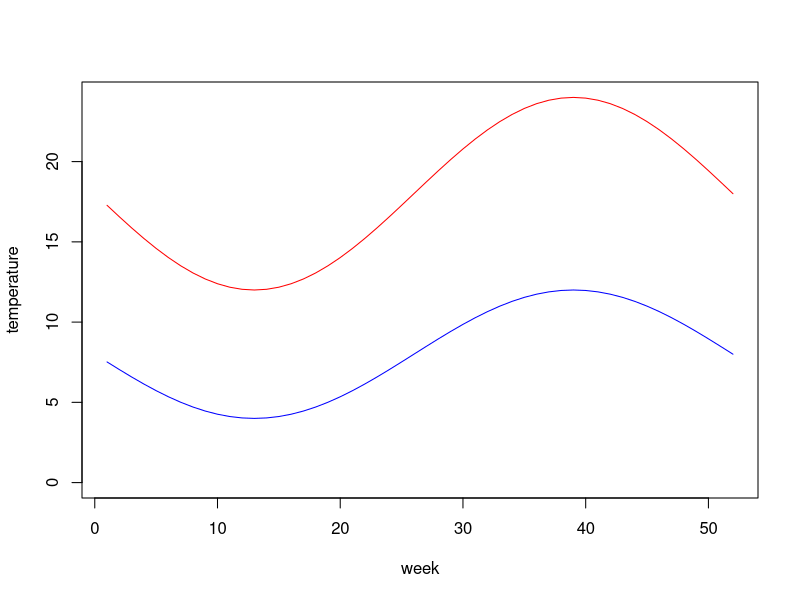
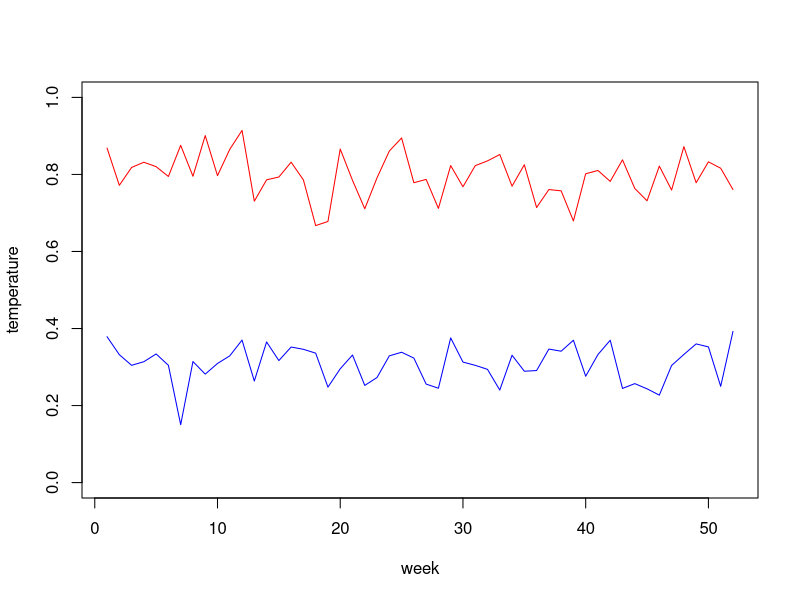
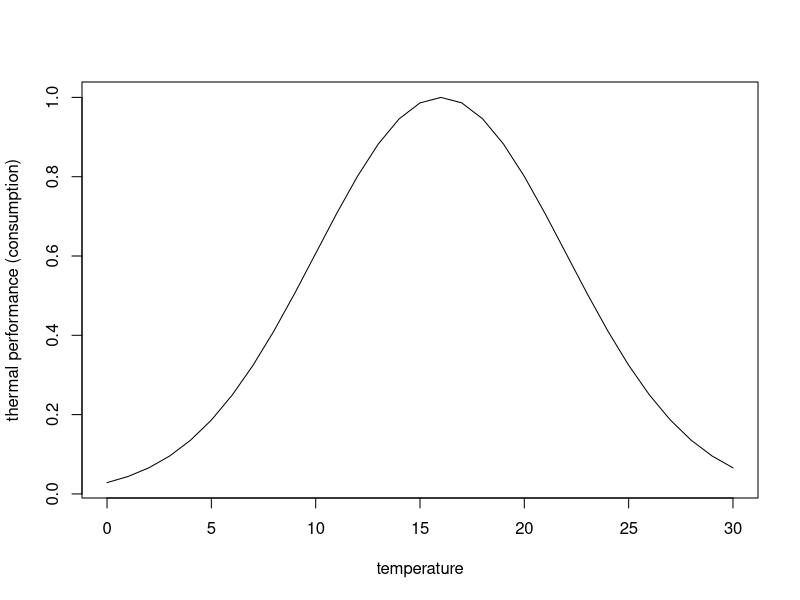

These figures' R source, in order: (Note: this script raises an error after producing the figures.)
# =============================================================================
# Two-Patch Individual-Based Model: Migratory Strategy & Population Dynamics
# =============================================================================
# Framework:
#   Patch 1 (warm/productive): high temperature, high food availability
#   Patch 2 (cold/unproductive): low temperature, low food availability
#
# Three migratory strategies are compared:
#   "resident_warm"  – remains in warm patch year-round
#   "resident_cold"  – remains in cold patch year-round
#   "migrant"        – moves to warm patch in summer, cold patch in winter
#
# Growth follows a simplified bioenergetics model:
#   delta_W = consumption(T, F, W) - respiration(T, W)
# Fecundity scales with body mass. Survival is size- and condition-dependent.
# =============================================================================

library(tidyverse)
library(ggplot2)

set.seed(42)

# -----------------------------------------------------------------------------
# 1. Global parameters
# -----------------------------------------------------------------------------

params <- list(
  
  # Simulation
  n_individuals  = 200,        # individuals per strategy
  n_timesteps    = 52,        # weekly time steps (~10 years)
  dt             = 1,          # time step (weeks)
  
  # Patch environment --------------------------------------------------------
  # Warm patch: seasonal temperature oscillation around a warm mean
  T_warm_mean    = 18,         # deg C, mean annual temperature
  T_warm_amp     = 6,          # seasonal amplitude
  F_warm_mean    = 0.8,        # food availability [0,1], mean
  F_warm_sd      = 0.05,       # stochastic noise on food
  
  # Cold patch
  T_cold_mean    = 8,
  T_cold_amp     = 4,
  F_cold_mean    = 0.3,
  F_cold_sd      = 0.05,
  
  # Bioenergetics ------------------------------------------------------------
  # Consumption: C = Cmax(T) * F * W^alpha
  Cmax_ref       = 0.06,       # max mass-specific consumption at T_opt (per week)
  T_opt          = 16,         # optimum temperature for consumption (deg C)
  T_sigma        = 6,          # thermal breadth (deg C)
  alpha          = 0.80,       # allometric exponent for consumption
  # Respiration: R = r0 * exp(r1 * T) * W^beta
  r0             = 0.012,      # baseline respiration coefficient
  r1             = 0.07,       # temperature sensitivity of respiration
  beta           = 0.75,       # allometric exponent for respiration

  # Movement cost ------------------------------------------------------------
  # Deducted from expected net growth in the alternative patch before
  # the patch comparison is made. The fish only moves if:
  #   net_growth(alt_patch) - move_cost*W  >  net_growth(current_patch)
  move_cost      = 0.02,       # proportion of body mass lost per move event
  
  # Life history -------------------------------------------------------------
  W_init_mean    = 10,         # initial body mass (g), mean
  W_init_sd      = 2,          # variation in initial mass
  W_maturity     = 80,         # mass threshold for maturation (g)
  fecundity_a    = 0.8,        # fecundity = fecundity_a * W^fecundity_b
  fecundity_b    = 1.2,
  # Survival: logistic function of condition factor (K = W / W_expected(age))
  surv_base      = 0.995,      # baseline weekly survival
  surv_size_coef = 0.002,      # additional survival benefit per gram above threshold
  W_surv_thresh  = 30,         # mass threshold below which size penalty applies
  # Density dependence: applied to recruitment (Beverton-Holt)
  BH_alpha       = 0.8,        # max per-capita recruitment rate
  BH_beta        = 0.002,      # density-dependence scaling
  
  # Migration phenology (week of year) ---------------------------------------
  # Migrants move to warm patch at week 14 (spring) and back at week 40 (autumn)
  migrate_to_warm  = 14,
  migrate_to_cold  = 40
)

# -----------------------------------------------------------------------------
# 2. Environment functions
# -----------------------------------------------------------------------------

# Patch temperature at time t (week)
patch_temperature <- function(t, patch, p) {
  week_of_year <- (t - 1) %% 52 + 1
  phase <- 2 * pi * (week_of_year - 26) / 52  # peak in summer (~week 26)
  if (patch == "warm") {
    p$T_warm_mean + p$T_warm_amp * sin(phase)
  } else {
    p$T_cold_mean + p$T_cold_amp * sin(phase)
  }
}

# plot warm/cold patch temperatures through time
plot(patch_temperature(c(1:52), "warm", params) ~ c(1:52), type = "l", col = "red", xlab = "week", ylab = "temperature", ylim = c(0,24))
lines(patch_temperature(c(1:52), "cold", params) ~ c(1:52), type = "l", col = "blue")


# Patch food availability at time t (stochastic)
patch_food <- function(patch, p) {
  if (patch == "warm") {
    max(0, min(1, rnorm(1, p$F_warm_mean, p$F_warm_sd)))
  } else {
    max(0, min(1, rnorm(1, p$F_cold_mean, p$F_cold_sd)))
  }
}

# plot warm/cold patch food availability through time
plot(replicate(n = 52, patch_food("warm", params)) ~ c(1:52), type = "l", col = "red", xlab = "week", ylab = "temperature", ylim = c(0,1))
lines(replicate(n = 52, patch_food("cold", params)) ~ c(1:52), type = "l", col = "blue")


# -----------------------------------------------------------------------------
# 3. Bioenergetics functions
# -----------------------------------------------------------------------------

# Gaussian thermal performance curve for consumption
thermal_scalar <- function(T, T_opt, T_sigma) {
  exp(-0.5 * ((T - T_opt) / T_sigma)^2)
}
plot(thermal_scalar(seq(from = 0, to = 30, by = 1), params$T_opt, params$T_sigma) ~ seq(from = 0, to = 30, by = 1), type = "l", xlab = "temperature", ylab = "thermal performance (consumption)")


# Net weekly growth in grams
net_growth <- function(W, T, F_avail, p) {
  Cmax  <- p$Cmax_ref * thermal_scalar(T, p$T_opt, p$T_sigma)
  C     <- Cmax * F_avail * (W ^ p$alpha)        # gross consumption (g/week)
  R     <- p$r0 * exp(p$r1 * T) * (W ^ p$beta)   # respiration (g/week)
  C - R                                            # net somatic growth
}



# -----------------------------------------------------------------------------
# 4. Energetics-based patch choice
# -----------------------------------------------------------------------------
# For "optimal_mover" fish: evaluate expected net growth in both patches,
# penalise the *alternative* patch by the movement cost, then choose the
# patch with higher post-cost expected growth.
#
# Arguments:
#   current_patch  – the patch the fish currently occupies ("warm"/"cold")
#   W              – current body mass of the individual (g)
#   T_warm, T_cold – this time-step temperatures for each patch
#   F_warm, F_cold – this time-step food levels for each patch
#   p              – parameter list
#
# Returns:
#   list(patch = chosen patch, moved = logical)

choose_patch <- function(current_patch, W, T_warm, T_cold, F_warm, F_cold, p) {
  
  g_warm <- net_growth(W, T_warm, F_warm, p)
  g_cold <- net_growth(W, T_cold, F_cold, p)
  
  # Apply movement cost to whichever patch is *not* the current one
  if (current_patch == "warm") {
    g_cold_net <- g_cold - p$move_cost * W   # cost of leaving warm
    g_warm_net <- g_warm                      # staying: no cost
    if (g_cold_net > g_warm_net) {
      return(list(patch = "cold", moved = TRUE))
    } else {
      return(list(patch = "warm", moved = FALSE))
    }
  } else {
    g_warm_net <- g_warm - p$move_cost * W   # cost of leaving cold
    g_cold_net <- g_cold
    if (g_warm_net > g_cold_net) {
      return(list(patch = "warm", moved = TRUE))
    } else {
      return(list(patch = "cold", moved = FALSE))
    }
  }
}



# -----------------------------------------------------------------------------
# 5. IBM: simulate one cohort under a given strategy
# -----------------------------------------------------------------------------
# The loop is now individual-level for "optimal_mover" fish because each
# fish may independently be in a different patch at any time step.
# Residents are vectorised as before (all fish share the same patch).

simulate_strategy <- function(strategy, p) {
  
  n  <- p$n_individuals
  dt <- p$dt
  
  # Initialize individuals
  fish <- data.frame(
    id      = 1:n,
    W       = pmax(1, rnorm(n, p$W_init_mean, p$W_init_sd)),
    age     = 0,
    alive   = TRUE,
    mature  = FALSE,
    patch   = ifelse(strategy == "resident_cold", "cold", "warm")
  )
  
  results <- vector("list", p$n_timesteps)
  
  for (t in seq_len(p$n_timesteps)) {
    
    alive_idx    <- which(fish$alive)
    if (length(alive_idx) == 0) break
    week_of_year <- (t - 1) %% 52 + 1
    
    # --- Sample patch environments for this time step -----------------------
    T_warm <- patch_temperature(t, "warm", p)
    T_cold <- patch_temperature(t, "cold", p)
    F_warm <- patch_food("warm", p)
    F_cold <- patch_food("cold", p)
    
    # --- Patch assignment & growth update -----------------------------------
    
    if (strategy == "resident_warm") {
      # All fish stay in warm patch; vectorised update
      fish$patch[alive_idx] <- "warm"
      dW <- net_growth(fish$W[alive_idx], T_warm, F_warm, p)
      fish$W[alive_idx] <- pmax(0.1, fish$W[alive_idx] + dW * dt)
      n_moved   <- 0
      prop_warm <- 1
      
    } else if (strategy == "resident_cold") {
      fish$patch[alive_idx] <- "cold"
      dW <- net_growth(fish$W[alive_idx], T_cold, F_cold, p)
      fish$W[alive_idx] <- pmax(0.1, fish$W[alive_idx] + dW * dt)
      n_moved   <- 0
      prop_warm <- 0
      
    } else {
      # optimal_mover: each fish independently chooses its patch --------------
      # Pre-compute expected growth in each patch for every fish mass
      # (vectorised over W; movement cost applied inside choose_patch loop)
      moved <- logical(length(alive_idx))
      
      for (i in seq_along(alive_idx)) {
        idx    <- alive_idx[i]
        choice <- choose_patch(
          current_patch = fish$patch[idx],
          W       = fish$W[idx],
          T_warm  = T_warm, T_cold = T_cold,
          F_warm  = F_warm, F_cold = F_cold,
          p       = p
        )
        moved[i]         <- choice$moved
        fish$patch[idx]  <- choice$patch
      }
      
      # Apply growth conditional on chosen patch
      in_warm <- alive_idx[fish$patch[alive_idx] == "warm"]
      in_cold <- alive_idx[fish$patch[alive_idx] == "cold"]
      
      if (length(in_warm) > 0) {
        dW_warm <- net_growth(fish$W[in_warm], T_warm, F_warm, p)
        # Subtract movement cost for fish that just moved into warm patch
        moved_to_warm <- alive_idx[moved & fish$patch[alive_idx] == "warm"]
        dW_warm[in_warm %in% moved_to_warm] <-
          dW_warm[in_warm %in% moved_to_warm] - p$move_cost * fish$W[moved_to_warm]
        fish$W[in_warm] <- pmax(0.1, fish$W[in_warm] + dW_warm * dt)
      }
      if (length(in_cold) > 0) {
        dW_cold <- net_growth(fish$W[in_cold], T_cold, F_cold, p)
        moved_to_cold <- alive_idx[moved & fish$patch[alive_idx] == "cold"]
        dW_cold[in_cold %in% moved_to_cold] <-
          dW_cold[in_cold %in% moved_to_cold] - p$move_cost * fish$W[moved_to_cold]
        fish$W[in_cold] <- pmax(0.1, fish$W[in_cold] + dW_cold * dt)
      }
      
      n_moved   <- sum(moved)
      prop_warm <- mean(fish$patch[alive_idx] == "warm")
    }
    
    # --- Maturation ---------------------------------------------------------
    fish$mature[alive_idx] <- fish$W[alive_idx] >= p$W_maturity
    
    # --- Survival -----------------------------------------------------------
    surv_prob <- p$surv_base +
      p$surv_size_coef * pmax(0, fish$W[alive_idx] - p$W_surv_thresh)
    surv_prob <- pmin(surv_prob, 0.9999)
    survived  <- runif(length(alive_idx)) < surv_prob
    fish$alive[alive_idx[!survived]] <- FALSE
    
    # --- Age ----------------------------------------------------------------
    fish$age[alive_idx] <- fish$age[alive_idx] + dt
    
    # --- Reproduction (week 26 each year) -----------------------------------
    total_recruits <- 0
    if (week_of_year == 26) {
      mature_alive <- which(fish$alive & fish$mature)
      if (length(mature_alive) > 0) {
        eggs_per_fish  <- p$fecundity_a * (fish$W[mature_alive] ^ p$fecundity_b)
        total_eggs     <- sum(eggs_per_fish)
        total_recruits <- round(
          (p$BH_alpha * total_eggs) / (1 + p$BH_beta * total_eggs)
        )
      }
    }
    
    # --- Summary record -----------------------------------------------------
    alive_fish   <- fish[fish$alive, ]
    n_alive      <- nrow(alive_fish)
    results[[t]] <- data.frame(
      t              = t,
      week_of_year   = week_of_year,
      strategy       = strategy,
      n_alive        = n_alive,
      mean_W         = if (n_alive > 0) mean(alive_fish$W) else NA,
      sd_W           = if (n_alive > 0) sd(alive_fish$W)   else NA,
      mean_age       = if (n_alive > 0) mean(alive_fish$age) else NA,
      prop_mature    = if (n_alive > 0) mean(alive_fish$mature) else NA,
      total_recruits = total_recruits,
      T_warm         = T_warm,
      T_cold         = T_cold,
      F_warm         = F_warm,
      F_cold         = F_cold,
      prop_in_warm   = if (strategy == "optimal_mover") prop_warm else
        as.numeric(strategy == "resident_warm"),
      n_moved        = n_moved
    )
  }
  
  bind_rows(results)
}


# -----------------------------------------------------------------------------
# 6. Run simulation across all three strategies
# -----------------------------------------------------------------------------

cat("Running simulations...\n")
strategies  <- c("optimal_mover")
sim_results <- map_dfr(strategies, ~ {
  cat("  Strategy:", .x, "\n")
  simulate_strategy(.x, params)
})

# Rolling mean for smoother body-mass plot
sim_results <- sim_results %>%
  group_by(strategy) %>%
  arrange(t) %>%
  mutate(mean_W_smooth = zoo::rollmean(mean_W, k = 4, fill = NA,
                                       align = "right")) %>%
  ungroup()

# -----------------------------------------------------------------------------
# 7. Derived population metrics
# -----------------------------------------------------------------------------

annual_census <- sim_results %>%
  filter(week_of_year == 52) %>%
  mutate(year = ceiling(t / 52))

r_estimates <- sim_results %>%
  filter(n_alive > 0) %>%
  group_by(strategy) %>%
  summarise(
    r_estimate         = coef(lm(log(n_alive) ~ t))[2],
    mean_final_W       = mean(tail(mean_W[!is.na(mean_W)], 52)),
    mean_prop_mature   = mean(prop_mature, na.rm = TRUE),
    total_recruitment  = sum(total_recruits, na.rm = TRUE),
    .groups = "drop"
  )

cat("\n--- Population-level summary ---\n")
print(r_estimates)

# -----------------------------------------------------------------------------
# 8. Visualization
# -----------------------------------------------------------------------------

theme_fish <- theme_minimal(base_size = 12) +
  theme(
    panel.grid.minor = element_blank(),
    strip.text       = element_text(face = "bold"),
    legend.position  = "bottom",
    plot.title       = element_text(face = "bold"),
    plot.subtitle    = element_text(color = "grey50")
  )

strategy_colors <- c(
  "resident_warm" = "#D85A30",
  "resident_cold" = "#185FA5",
  "optimal_mover" = "#1D9E75"
)

strategy_labels <- c(
  "resident_warm" = "Resident (warm)",
  "resident_cold" = "Resident (cold)",
  "optimal_mover" = "Optimal mover"
)

# --- Plot 1: Mean body mass over time ---------------------------------------
p1 <- ggplot(sim_results,
             aes(x = t / 52, y = mean_W_smooth, color = strategy)) +
  geom_line(linewidth = 0.9, na.rm = TRUE) +
  geom_vline(xintercept = 1:10, linetype = "dashed",
             color = "grey80", linewidth = 0.3) +
  scale_color_manual(values = strategy_colors, labels = strategy_labels) +
  labs(title    = "Mean body mass over time",
       subtitle = "Rolling 4-week average",
       x = "Year", y = "Mean body mass (g)", color = NULL) +
  theme_fish

# --- Plot 2: Population abundance -------------------------------------------
p2 <- ggplot(sim_results, aes(x = t / 52, y = n_alive, color = strategy)) +
  geom_line(linewidth = 0.8, alpha = 0.85) +
  scale_color_manual(values = strategy_colors, labels = strategy_labels) +
  labs(title    = "Population abundance over time",
       subtitle = "Individuals alive per strategy",
       x = "Year", y = "N individuals", color = NULL) +
  theme_fish

# --- Plot 3: Annual census body mass ----------------------------------------
p3 <- ggplot(annual_census,
             aes(x = year, y = mean_W, color = strategy)) +
  geom_point(size = 2.5) +
  geom_line(linewidth = 0.8) +
  scale_color_manual(values = strategy_colors, labels = strategy_labels) +
  labs(title    = "Annual mean body mass at census",
       subtitle = "Recorded at week 52 of each year",
       x = "Year", y = "Mean body mass (g)", color = NULL) +
  theme_fish

# --- Plot 4: Emergent proportion of optimal movers in warm patch ------------
# This replaces the fixed-schedule plot: shows when the warm patch is
# energetically preferred across the year, averaged across years.

mover_patch_use <- sim_results %>%
  filter(strategy == "optimal_mover") %>%
  group_by(week_of_year) %>%
  summarise(
    mean_prop_warm = mean(prop_in_warm, na.rm = TRUE),
    mean_T_warm    = mean(T_warm),
    mean_T_cold    = mean(T_cold),
    .groups = "drop"
  )

p4 <- ggplot(mover_patch_use, aes(x = week_of_year)) +
  geom_ribbon(aes(ymin = mean_T_cold, ymax = mean_T_warm),
              fill = "grey92") +
  geom_line(aes(y = mean_T_warm, color = "Warm patch temp"), linewidth = 0.9) +
  geom_line(aes(y = mean_T_cold, color = "Cold patch temp"), linewidth = 0.9) +
  geom_line(aes(y = mean_prop_warm * 30, color = "Prop. in warm patch"),
            linewidth = 1, linetype = "solid") +
  scale_y_continuous(
    name     = "Temperature (°C)",
    sec.axis = sec_axis(~ . / 30, name = "Proportion in warm patch")
  ) +
  scale_color_manual(values = c(
    "Warm patch temp"      = "#D85A30",
    "Cold patch temp"      = "#185FA5",
    "Prop. in warm patch"  = "#1D9E75"
  )) +
  labs(title    = "Emergent patch use by optimal movers",
       subtitle = "Proportion in warm patch tracks temperature seasonality",
       x = "Week of year", color = NULL) +
  theme_fish

# --- Combine and save -------------------------------------------------------
combined_plot <- (p4 | p1) / (p3 | p2) +
  plot_annotation(
    title   = "Two-patch IBM: Energetics-based migration",
    caption = paste0(
      "Warm patch: T_mean=", params$T_warm_mean, "°C, food=", params$F_warm_mean,
      " | Cold patch: T_mean=", params$T_cold_mean, "°C, food=", params$F_cold_mean,
      " | move_cost=", params$move_cost, " | n=", params$n_individuals, " per strategy"
    ),
    theme = theme(plot.title = element_text(face = "bold", size = 14))
  )

ggsave("/mnt/user-data/outputs/two_patch_IBM_energetic_migration.png",
       combined_plot, width = 14, height = 9, dpi = 150)
cat("\nPlot saved.\n")

# -----------------------------------------------------------------------------
# 9. Strategy comparison table
# -----------------------------------------------------------------------------

comparison_table <- r_estimates %>%
  mutate(
    strategy          = strategy_labels[strategy],
    r_estimate        = round(r_estimate, 5),
    mean_final_W      = round(mean_final_W, 1),
    mean_prop_mature  = round(mean_prop_mature, 3),
    total_recruitment = round(total_recruitment)
  ) %>%
  rename(
    Strategy             = strategy,
    `r (intrinsic rate)` = r_estimate,
    `Mean body mass (g)` = mean_final_W,
    `Prop. mature`       = mean_prop_mature,
    `Total recruits`     = total_recruitment
  )

cat("\n--- Strategy comparison table ---\n")
print(comparison_table)
